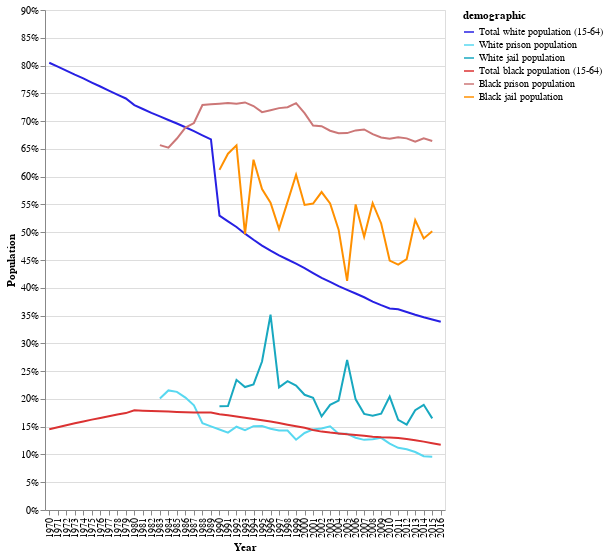

Notebook code cell kept with this figure:
### Code cell
alt.Chart(alameda_melt, height=500).mark_line().encode(
    alt.Color('demographic',
             scale=alt.Scale(domain=list(demographic_labels.keys()),
                            range=list(demographic_labels.values())
                            )
             ),              
    alt.X('year:O', axis=alt.Axis(title='Year')),
    alt.Y('value:Q', axis=alt.Axis(format='%', title='Population')),
).interactive()

### Figure 1 — Vega-Lite specification as saved in the notebook (floating-point values rounded to 4 significant figures; data arrays with more than 128 entries replaced by an {"elided": "..."} marker saying what was removed)
{"$schema": "https://vega.github.io/schema/vega-lite/v2.6.0.json", "config": {"view": {"height": 300, "width": 400}}, "data": {"name": "data-a3da823ec0b43a8332d68d809f6e1b1f"}, "datasets": {"data-a3da823ec0b43a8332d68d809f6e1b1f": {"elided": "282 records"}}, "encoding": {"color": {"field": "demographic", "scale": {"domain": ["Total white population (15-64)", "White prison population", "White jail population", "Total black population (15-64)", "Black prison population", "Black jail population"], "range": ["#2720e3", "#58d8f0", "#18a8c0", "#db3232", "#cc7777", "#ff9000"]}, "type": "nominal"}, "x": {"axis": {"title": "Year"}, "field": "year", "type": "ordinal"}, "y": {"axis": {"format": "%", "title": "Population"}, "field": "value", "type": "quantitative"}}, "height": 500, "mark": "line", "selection": {"selector027": {"bind": "scales", "encodings": ["x", "y"], "mark": {"fill": "#333", "fillOpacity": 0.125, "stroke": "white"}, "on": "[mousedown, window:mouseup] > window:mousemove!", "resolve": "global", "translate": "[mousedown, window:mouseup] > window:mousemove!", "type": "interval", "zoom": "wheel!"}}}
